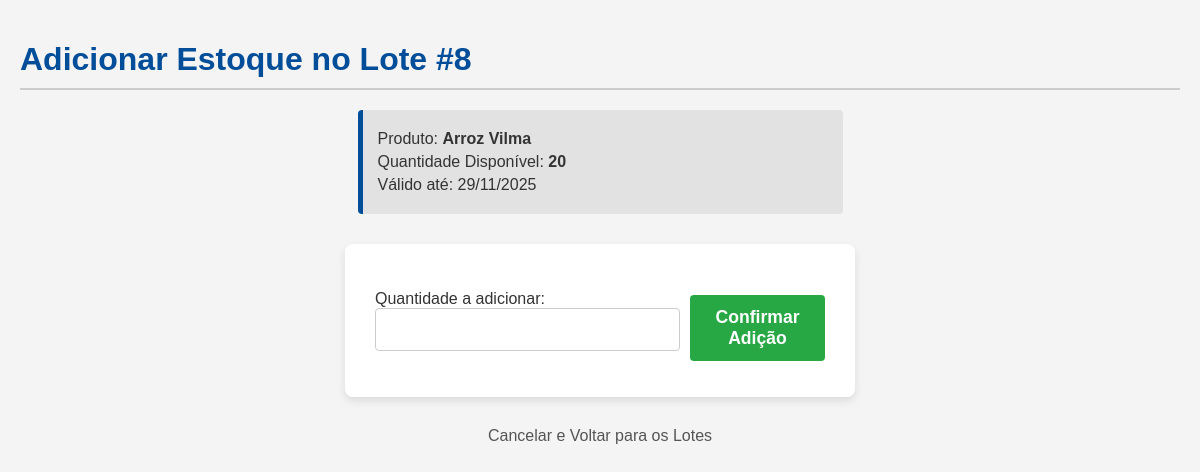
Page /produtos/lote/8/adicionar/ (signed in) on the earlier database version.
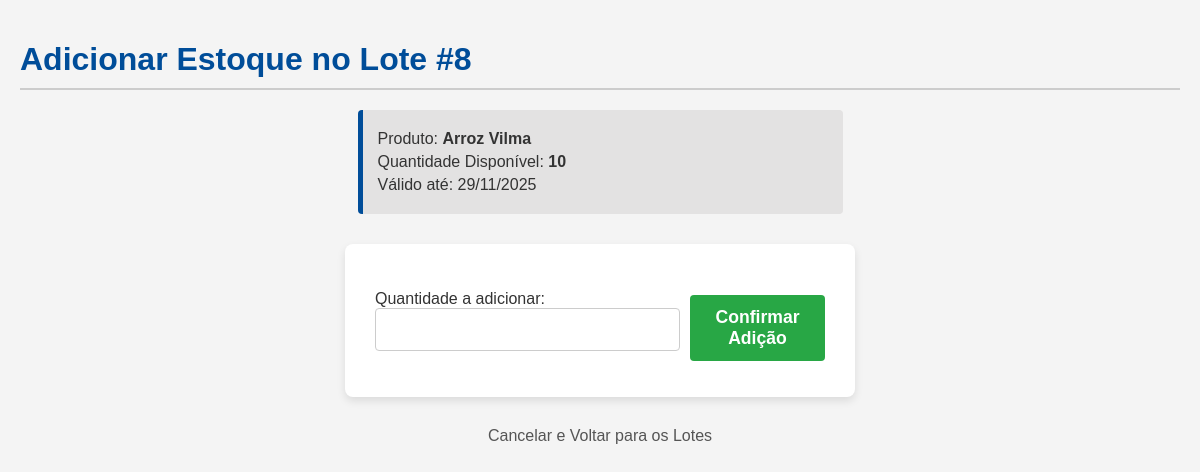
Same page on the later database version.
### produtos/models.py (models this page shows, shortened)
class Lote(models.Model):
    tipo_produto = models.ForeignKey(
        TipoProduto,
        on_delete=models.CASCADE,
        related_name='lotes'
    )
    quantidade_pacotes = models.IntegerField(
        verbose_name='Nº de Pacotes/Itens',
        default=0,
        help_text='Quantidade física de pacotes ou unidades.'
    )
    quantidade_por_pacote = models.DecimalField(
        max_digits=10,
        default=1,
        decimal_places=2,
        verbose_name='Peso/Volume por Pacote',
        help_text='Peso ou volume de cada pacote/item.',
        null=True,
        blank=True
    )
    preco_unitario = models.DecimalField(
        max_digits=10,
        decimal_places=2,
        null=True,
        blank=True,
        verbose_name="Preço Unitário (R$)"
    )
    data_fabricacao = models.DateField(blank=True, null=True, verbose_name='Data de Fabricação')
    data_validade = models.DateField(blank=True, null=True, verbose_name='Data de Validade')
    observacoes = models.TextField(blank=True, null=True, verbose_name='Observações')
    class Meta:
        ordering = ['data_validade']
        verbose_name = 'Lote de Produto'
        verbose_name_plural = 'Lotes de Produtos'
        db_table = 'tb_lote'
        get_latest_by = 'data_validade'

class TipoProduto(models.Model):
    id = models.AutoField(primary_key=True)
    nome = models.CharField(max_length=100, unique=True)
    PRODUTO_TIPO = (
        ('ALIMENTO', 'Alimento'),
        ('LIMPEZA', 'Limpeza'),
        ('ESCOLAR', 'Escolar'),
        ('OUTROS', 'Outros'),
    )
    tipo = models.CharField(max_length=50, choices=PRODUTO_TIPO, default='OUTROS')
    ORIGEM_COMPRA_CHOICES = (
        ('COMUM', 'Compra Comum'),
        ('AGRICULTURA', 'Agricultura Familiar'),
    )
    origem_compra = models.CharField(
        max_length=15,
        choices=ORIGEM_COMPRA_CHOICES,
        default='COMUM',
        verbose_name='Origem da Compra'
    )
    UNIDADE_CHOICES = (
        ('KG', 'Quilogramas (KG)'),
        ('G', 'Gramas (g)'),
        ('L', 'Litros (L)'),
        ('ML', 'Mililitros (mL)'),
        ('UN', 'Unidades (Un)'),
        ('CX', 'Caixas (Cx)'),
        ('NA', 'Não Aplicável (N/A)')
    )
    unidade_medida = models.CharField(
        max_length=5,
        choices=UNIDADE_CHOICES,
        default='NA',
        verbose_name='Unidade de Medida'
    )
    possui_data_fabricacao = models.BooleanField(
        default=True,
        verbose_name='Possui Data de Fabricação?',
    )
    possui_data_validade = models.BooleanField(
        default=True,
        verbose_name='Possui Data de Validade?'
    )
    class Meta:
        ordering = ['nome']
        verbose_name = 'Tipo de Produto'
        verbose_name_plural = 'Tipos de Produtos'
        db_table = 'tb_tipo_produto'

### produtos/views.py (the view)
# urls.py: path('lote/<int:lote_id>/adicionar/', views.adicionar_estoque, name='adicionar_estoque'),
@login_required
@user_passes_test(is_nutricionista)
def adicionar_estoque(request, lote_id):
    lote = get_object_or_404(Lote, pk=lote_id)
    if request.method == 'POST':
        form = AdicionarEstoqueForm(request.POST)
        if form.is_valid():
            novos_pacotes = form.cleaned_data['quantidade_pacotes']
            lote.quantidade_pacotes += novos_pacotes
            lote.save()
            return redirect('listar_lotes', tipo_produto_id=lote.tipo_produto.id)
    else:
        form = AdicionarEstoqueForm()
    return render(request, 'produtos/adicionar_estoque.html', {'form': form, 'lote': lote})

### produtos/forms.py
class AdicionarEstoqueForm(forms.Form):
    quantidade_pacotes = forms.IntegerField(
        label='Quantidade a adicionar',
        min_value=1,
        widget=forms.NumberInput(attrs={'class': 'form-control'})
    )

### usuarios/models.py (called while the page is built)
    def is_nutricionista(self):
        return self.cargo == 'NUTRICIONISTA'

### usuarios/views.py (called while the page is built)
def is_nutricionista(user):
    return user.is_nutricionista() and user.cargo == "NUTRICIONISTA"

### produtos/templates/produtos/adicionar_estoque.html (shortened to what this page needs)
{% load static %}
<!DOCTYPE html>
<html lang="pt-br">
<head>
    <link rel="stylesheet" href="{% static 'produtos/estoque_lista.css' %}">
    <link rel="stylesheet" href="{% static 'produtos/estoque_lote.css' %}"> </head>
<body>
    <h1>Adicionar Estoque no Lote #{{ lote.id }}</h1>
    <div class="lote-detalhes">
        <p>Produto: <strong>{{ lote.tipo_produto.nome }}</strong></p>
        <p>Quantidade Disponível: <strong>{{ lote.quantidade_pacotes }}</strong></p>
        <p>Válido até: {{ lote.data_validade|date:"d/m/Y" }}</p>
    </div>
    <form method="post" class="baixa-form">
        {{ form.as_p }}
        <div class="form-actions">
            <button type="button" class="button-primary" id="abrir-modal-adicionar">
                Confirmar Adição
            </button>
        </div>
    </form>
    <a href="{% url 'listar_lotes' lote.tipo_produto.id %}" class="link-voltar">Cancelar e Voltar para os Lotes</a>
</body>
</html>

Differences in the rows shown:
changed Lote "Arroz Vilma": quantidade_pacotes "20" → "10"
